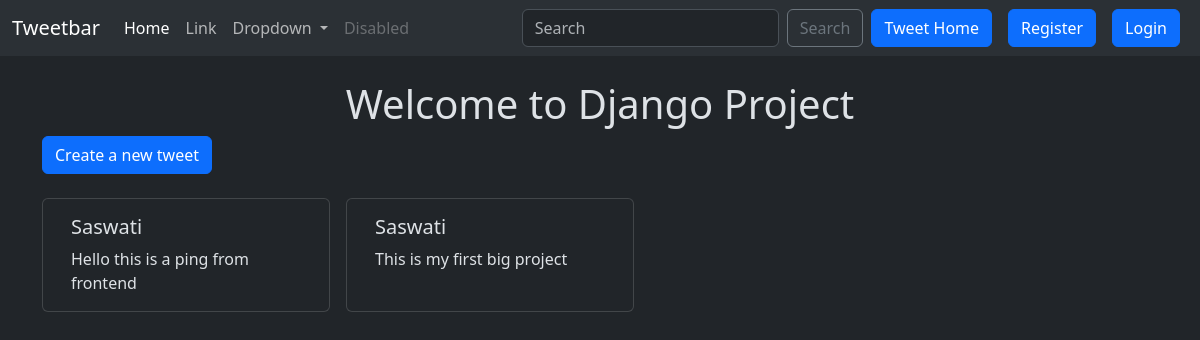
Page /tweet/ on the earlier database version.
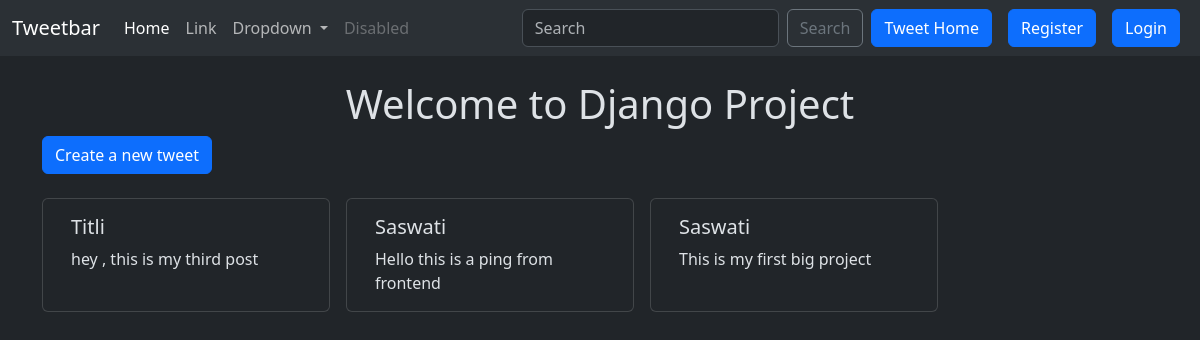
Same page on the later database version.
### tweet/models.py (models this page shows, shortened)
class Tweet(models.Model):
    user = models.ForeignKey(User, on_delete=models.CASCADE)
    text=models.TextField(max_length=240)
    photo= models.ImageField(upload_to='photos/', blank=True ,null=True)
    created_at=models.DateTimeField(auto_now_add=True)
    uploaded_at=models.DateTimeField(auto_now=True)

### tweet/views.py (the view)
# urls.py: path('', views.tweet_list, name='tweet_list'),
def tweet_list(request):
    tweets=Tweet.objects.all().order_by('-created_at')
    return render(request, 'tweet_list.html', {'tweets': tweets})

### tweet/templates/tweet_list.html (shortened to what this page needs)
{% extends "layout.html" %}
{% block content %}
<h1 class="text-center  mt-4">Welcome to Django Project</h1>
<a class = "btn btn-primary mb-4" href="{% url 'tweet_create' %}"> Create a new tweet</a>
<div class=" container row gap-3 ">
    {% for  tweet  in tweets %}
    <div class="card" style="width: 18rem;">
        <div class="card-body">
            <h5 class="card-title">{{tweet.user.username}}</h5>
            <p class="card-text">{{tweet.text}}</p>
        </div>
    </div>
    {% endfor %}
</div>
{% endblock  %}

### templates/layout.html (shortened to what this page needs)
{% load static %}
<!DOCTYPE html>
<html lang="en" data-bs-theme="dark">
<head>
    <link href="https://cdn.jsdelivr.net/npm/bootstrap@5.3.3/dist/css/bootstrap.min.css" rel="stylesheet">
</head>
</head>
<body >
    <nav class="navbar navbar-expand-lg bg-body-tertiary">
        <div class="container-fluid">
          <a class="navbar-brand" href="#">Tweetbar</a>
          <div class="collapse navbar-collapse" id="navbarSupportedContent">
            <ul class="navbar-nav me-auto mb-2 mb-lg-0">
              <li class="nav-item">
                <a class="nav-link active" aria-current="page" href="#">Home</a>
              </li>
              <li class="nav-item">
                <a class="nav-link" href="#">Link</a>
              </li>
              <li class="nav-item dropdown">
                <a class="nav-link dropdown-toggle" href="#" role="button" data-bs-toggle="dropdown" aria-expanded="false">
                  Dropdown
                </a>
              </li>
              <li class="nav-item">
                <a class="nav-link disabled" aria-disabled="true">Disabled</a>
              </li>
            </ul>
            <form class="d-flex" role="search" method="POST" action="{% url 'search' %}">
              <input class="form-control me-2" type="search" placeholder="Search" aria-label="Search" name="searched">
              <button class="btn btn-outline-secondary" type="submit">Search</button>
            </form>
            <a class="btn btn-primary mx-2" href="{% url 'tweet_list' %}">Tweet Home</a>
            {% if user.is_authenticated%}
            <form method="post" action="{% url 'logout'%}">
              {% csrf_token %}
              <button class="btn btn-danger" type="submit">LogOut</button>
            </form>
            {%else%}
            <a class="btn btn-primary mx-2" href="{% url 'register' %}">Register</a>
            <a class="btn btn-primary mx-2" href="{% url 'login' %}">Login</a>
            {%endif%}
          </div>
        </div>
      </nav>
    <div class="container">
        {% block content %}{% endblock %}
    </div>
</body>
</html>

Differences in the rows shown:
added Tweet: user.username "Titli", text "hey , this is my third post"
